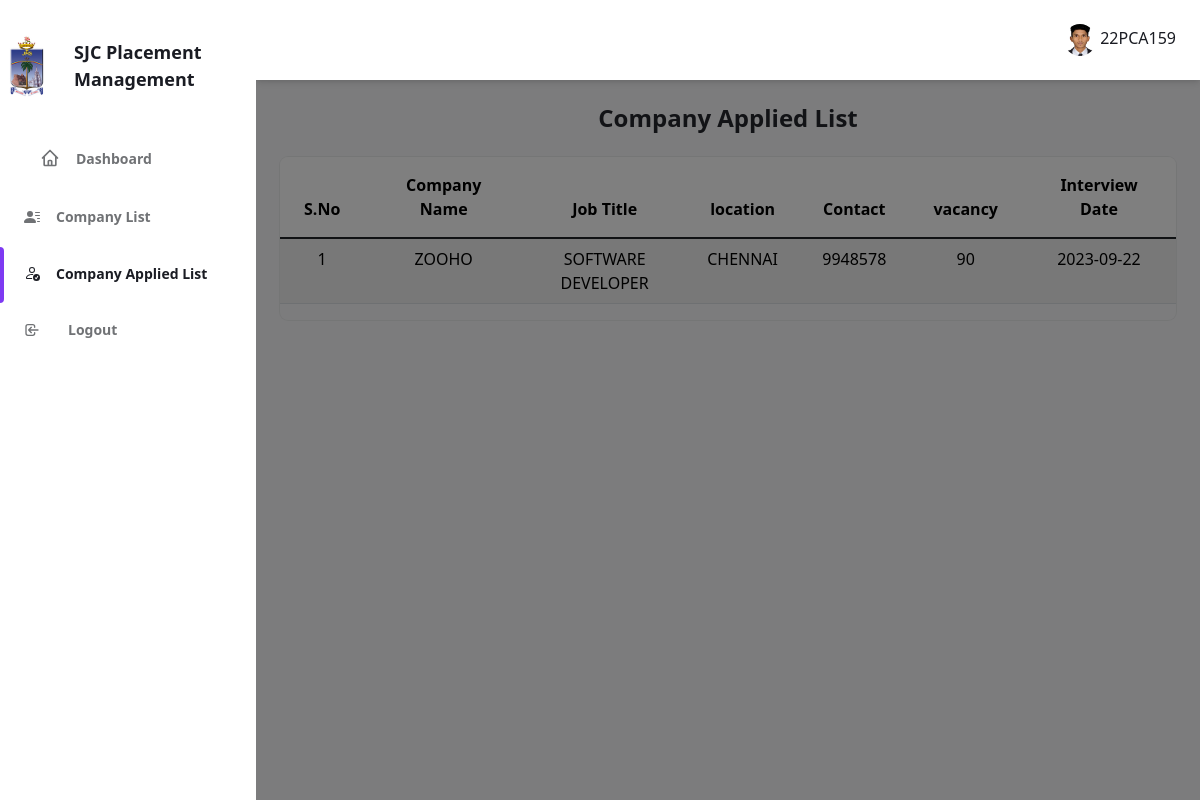
Page /user/applied.php (signed in) on the committed database.
### tables this page shows
CREATE TABLE `studentdetail` (
  `id` int(100) NOT NULL,
  `name` varchar(100) NOT NULL,
  `dno` varchar(100) NOT NULL,
  `major` varchar(100) NOT NULL,
  `phone` varchar(100) NOT NULL,
  `email` varchar(100) NOT NULL,
  `degree` varchar(100) NOT NULL,
  `year` varchar(100) NOT NULL,
  `skill` varchar(200) NOT NULL,
  `10th` varchar(100) NOT NULL,
  `12th` varchar(100) NOT NULL,
  `1st` varchar(100) NOT NULL,
  `profile_photo` varchar(200) NOT NULL
);

CREATE TABLE `users` (
  `id` int(100) NOT NULL,
  `name` varchar(100) NOT NULL,
  `dno` varchar(100) NOT NULL,
  `pass` varchar(100) NOT NULL
);

CREATE TABLE `pdf` (
  `id` int(100) NOT NULL,
  `s_id` int(100) NOT NULL,
  `c_id` int(100) NOT NULL,
  `resume` varchar(200) NOT NULL,
  `date` date NOT NULL DEFAULT current_timestamp()
);

CREATE TABLE `newplacement` (
  `id` int(100) NOT NULL,
  `name` varchar(100) NOT NULL,
  `title` varchar(100) NOT NULL,
  `qualification` varchar(100) NOT NULL,
  `location` varchar(100) NOT NULL,
  `contact` int(200) NOT NULL,
  `details` varchar(100) NOT NULL,
  `vacancy` varchar(100) NOT NULL,
  `lastdate` varchar(90) NOT NULL
);

### user/applied.php (the view, shortened to what this page needs)
<?php
include("database/db.php");
$id = $_SESSION['id'];
$select = "SELECT * FROM users WHERE id='$id'";
$reg = mysqli_query($con, $select);
$fetch = mysqli_fetch_array($reg);
$idd = $_SESSION['id'];
$selectUserQuery = "SELECT * FROM studentdetail WHERE id='$idd'";
$userResult = mysqli_query($con, $selectUserQuery);
$userData = mysqli_fetch_assoc($userResult);
?>
<!DOCTYPE html>
<html x-data="data()" lang="en">
<head>
  <link href="https://cdn.jsdelivr.net/npm/bootstrap@5.3.1/dist/css/bootstrap.min.css" rel="stylesheet">
  <link rel="stylesheet" href="../assets/css/tailwind.output.css" />
  <link rel="stylesheet" href="https://cdnjs.cloudflare.com/ajax/libs/Chart.js/2.9.3/Chart.min.css" />
</head>
<body>
  <div class="flex h-screen bg-gray-50 dark:bg-gray-900" :class="{ 'overflow-hidden': isSideMenuOpen}">
    <aside class="z-20 hidden w-64 overflow-y-auto bg-white dark:bg-gray-800 md:block flex-shrink-0">
      <div class="py-4 text-gray-500 dark:text-gray-400">
        <div class="py-2 text-gray-500 dark:text-gray-400 flex items-center">
          <a href="https://sjctni.edu/" class="mr-2">
            <img src="../admin/img/sjc.png" alt="College Logo" width="75" height="75" class="rounded-full" style="text-align: center;">
          </a>
          <span class="ml-3 text-lg font-bold text-gray-800 dark:text-gray-200">SJC Placement Management</span>
        </div>
        <ul class="mt-6">
          <li class="relative px-10 py-3">
            <a class="inline-flex items-center w-full text-sm font-semibold transition-colors duration-150 hover:text-gray-800 dark:hover:text-gray-200" href="user_home.php">
              <span class="ml-4">Dashboard</span>
            </a>
          </li>
        </ul>
        <ul>
          <li class="relative px-6 py-3">
            <a class="inline-flex items-center w-full text-sm font-semibold transition-colors duration-150 hover:text-gray-800 dark:hover:text-gray-200" href="placement.php">
              <span class="ml-4">Company List </span>
            </a>
          </li>
          <li class="relative px-6 py-3">
            <span class="absolute inset-y-0 left-0 w-1 bg-purple-600 rounded-tr-lg rounded-br-lg" aria-hidden="true"></span>
            <a class="inline-flex items-center w-full text-sm font-semibold text-gray-800 transition-colors duration-150 hover:text-gray-800 dark:hover:text-gray-200 dark:text-gray-100" href="applied.php">
              <span class="ml-4">Company Applied List</span>
            </a>
          </li>
          <li class="relative px-6 py-3">
            <a class="inline-flex items-center w-full text-sm font-semibold transition-colors duration-150 hover:text-gray-800 dark:hover:text-gray-200" href="?log=yes" onclick="return confirm('Do you want to logout?')""
              >
              <svg
                          class=" w-4 h-4 mr-3" aria-hidden="true" fill="none" stroke-linecap="round" stroke-linejoin="round" stroke-width="2" viewBox="0 0 24 24" stroke="currentColor">
              <path d="M11 16l-4-4m0 0l4-4m-4 4h14m-5 4v1a3 3 0 01-3 3H6a3 3 0 01-3-3V7a3 3 0 013-3h7a3 3 0 013 3v1">
              </path>
              </svg>
              <span class="ml-4">Logout</span>
            </a>
          </li>
        </ul>
    </aside>
    <div x-show="isSideMenuOpen" x-transition:enter="transition ease-in-out duration-150" x-transition:enter-start="opacity-0" x-transition:enter-end="opacity-100" x-transition:leave="transition ease-in-out duration-150" x-transition:leave-start="opacity-100" x-transition:leave-end="opacity-0" class="fixed inset-0 z-10 flex items-end bg-black bg-opacity-50 sm:items-center sm:justify-center"></div>
    <div class="flex flex-col flex-1 w-full">
      <header class="z-10 py-4 bg-white shadow-md dark:bg-gray-800">
        <div class="container flex items-center justify-between h-full px-6 mx-auto text-purple-600 dark:text-purple-300">
          <ul class="flex items-center flex-shrink-0 space-x-6">
            <li class='relative'>
              <button class='align-middle rounded-full focus:shadow-outline-purple focus:outline-none' @click='toggleProfileMenu' @keydown.escape='closeProfileMenu' aria-label='Account' aria-haspopup='true'>
                <img class="object-cover w-8 h-8 rounded-full" src="<?php echo isset($userData['profile_photo']) ? $userData['profile_photo'] : '../image/user.png'; ?>" alt="" aria-hidden="true" />
              </button>
              <span class="text-gray-800"><?php echo $fetch['dno']; ?></span>
            </li>
          </ul>
        </div>
      </header>
      <main class="h-full overflow-y-auto">
        <div class="container px-6 mx-auto grid text-center">
          <h2 class="my-6 text-2xl font-semibold text-gray-700 dark:text-gray-200">
            Company Applied List
          </h2>
          <div>
            <div class="w-full overflow-hidden rounded-lg shadow-xs">
              <div class="w-full overflow-x-auto">
                <div class="table-responsive">
                  <table class="table table-striped">
                    <thead class="table-light>
                    <tr
                      class=" text-xs font-semibold tracking-wide text-left text-gray-500 uppercase border-b dark:border-gray-700 bg-gray-50 dark:text-gray-400 dark:bg-gray-800">
                      <th class="px-4 py-3" style="text-align: center;">S.No</th>
                      <th class="px-4 py-3" style="text-align: center;">Company Name</th>
                      <th class="px-4 py-3" style="text-align: center;">Job Title</th>
                      <th class="px-4 py-3" style="text-align: center;">location</th>
                      <th class="px-4 py-3" style="text-align: center;">Contact</th>
                      <th class="px-4 py-3" style="text-align: center;">vacancy</th>
                      <th class="px-4 py-3" style="text-align: center;">Interview Date</th>
                    </thead>
                    <tbody class="table-group-divider">
                      <?php
                      $course = mysqli_query($con, "SELECT * FROM pdf where s_id=$_SESSION[id]");
                      $i = 1;
                      while ($row = mysqli_fetch_array($course)) {
                        $apply = mysqli_query($con, "SELECT * FROM newplacement where id=$row[c_id]");
                        $apply_row = mysqli_fetch_assoc($apply);
                      ?>
                        <tr style="margin-bottom: 30px;">
                          <td style="text-align: center;"><?php echo $i; ?></td>
                          <td style="text-align: center;"><?php echo $apply_row['name']; ?></td>
                          <td style="text-align: center;"><?php echo $apply_row['title']; ?></td>
                          <td style="text-align: center;"><?php echo $apply_row['location']; ?></td>
                          <td style="text-align: center;"><?php echo $apply_row['contact']; ?></td>
                          <td style="text-align: center;"><?php echo $apply_row['vacancy']; ?></td>
                          <td style="text-align: center;"><?php echo $row['date']; ?></td>
                        </tr>
                      <?php
                        $i++;
                      }
                      ?>
                    </tbody>
                  </table>
                </div>
              </div>

### rows in the picture
studentdetail: profile_photo (picture)
users: dno "22PCA159"
pdf: newplacement.name "ZOOHO", newplacement.title "SOFTWARE DEVELOPER", newplacement.location "CHENNAI", newplacement.contact "9948578", newplacement.vacancy "90", date "2023-09-22"
